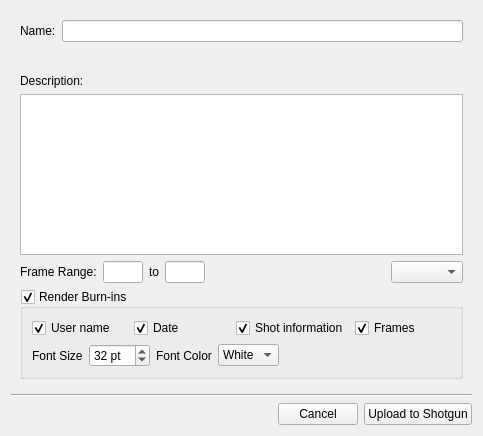
<?xml version="1.0" encoding="UTF-8"?>
<ui version="4.0">
 <class>Dialog</class>
 <widget class="QDialog" name="Dialog">
  <property name="geometry">
   <rect>
    <x>0</x>
    <y>0</y>
    <width>483</width>
    <height>436</height>
   </rect>
  </property>
  <property name="windowTitle">
   <string>Shotgun Publish</string>
  </property>
  <layout class="QGridLayout" name="gridLayout_3">
   <item row="0" column="0">
    <widget class="QStackedWidget" name="stack_widget">
     <property name="currentIndex">
      <number>0</number>
     </property>
     <widget class="QWidget" name="page">
      <layout class="QVBoxLayout" name="verticalLayout">
       <item>
        <layout class="QHBoxLayout" name="horizontalLayout">
         <item>
          <widget class="QLabel" name="version_name_label">
           <property name="text">
            <string>Name:</string>
           </property>
          </widget>
         </item>
         <item>
          <widget class="QLineEdit" name="version_name"/>
         </item>
        </layout>
       </item>
       <item>
        <widget class="ContextWidget" name="context_widget" native="true"/>
       </item>
       <item>
        <widget class="QLabel" name="spacer_label">
         <property name="text">
          <string/>
         </property>
        </widget>
       </item>
       <item>
        <widget class="QLabel" name="description_label">
         <property name="text">
          <string>Description:</string>
         </property>
        </widget>
       </item>
       <item>
        <widget class="QTextEdit" name="description"/>
       </item>
       <item>
        <layout class="QHBoxLayout" name="horizontalLayout_4">
         <item>
          <widget class="QLabel" name="frame_range">
           <property name="text">
            <string>Frame Range:</string>
           </property>
          </widget>
         </item>
         <item>
          <widget class="QLineEdit" name="start_frame">
           <property name="maximumSize">
            <size>
             <width>40</width>
             <height>16777215</height>
            </size>
           </property>
          </widget>
         </item>
         <item>
          <widget class="QLabel" name="frame_range_to">
           <property name="text">
            <string>to</string>
           </property>
          </widget>
         </item>
         <item>
          <widget class="QLineEdit" name="end_frame">
           <property name="maximumSize">
            <size>
             <width>40</width>
             <height>16777215</height>
            </size>
           </property>
          </widget>
         </item>
         <item>
          <spacer name="horizontalSpacer_4">
           <property name="orientation">
            <enum>Qt::Horizontal</enum>
           </property>
           <property name="sizeHint" stdset="0">
            <size>
             <width>40</width>
             <height>20</height>
            </size>
           </property>
          </spacer>
         </item>
         <item>
          <widget class="QComboBox" name="playlists"/>
         </item>
        </layout>
       </item>
       <item>
        <widget class="QGroupBox" name="burnin_groupbox">
         <property name="title">
          <string>Render Burn-ins</string>
         </property>
         <property name="checkable">
          <bool>true</bool>
         </property>
         <layout class="QVBoxLayout" name="verticalLayout_2">
          <item>
           <layout class="QHBoxLayout" name="horizontalLayout_5">
            <item>
             <widget class="QCheckBox" name="username_checkbox">
              <property name="text">
               <string>User name</string>
              </property>
              <property name="checked">
               <bool>true</bool>
              </property>
             </widget>
            </item>
            <item>
             <widget class="QCheckBox" name="date_checkbox">
              <property name="text">
               <string>Date</string>
              </property>
              <property name="checked">
               <bool>true</bool>
              </property>
             </widget>
            </item>
            <item>
             <widget class="QCheckBox" name="shotinfo_checkbox">
              <property name="text">
               <string>Shot information</string>
              </property>
              <property name="checked">
               <bool>true</bool>
              </property>
             </widget>
            </item>
            <item>
             <widget class="QCheckBox" name="frames_checkbox">
              <property name="text">
               <string>Frames</string>
              </property>
              <property name="checked">
               <bool>true</bool>
              </property>
             </widget>
            </item>
           </layout>
          </item>
          <item>
           <layout class="QHBoxLayout" name="horizontalLayout_6">
            <item>
             <widget class="QLabel" name="label">
              <property name="sizePolicy">
               <sizepolicy hsizetype="Maximum" vsizetype="Preferred">
                <horstretch>0</horstretch>
                <verstretch>0</verstretch>
               </sizepolicy>
              </property>
              <property name="text">
               <string>Font Size</string>
              </property>
             </widget>
            </item>
            <item>
             <widget class="QSpinBox" name="fontsize_spinbox">
              <property name="suffix">
               <string> pt</string>
              </property>
              <property name="minimum">
               <number>18</number>
              </property>
              <property name="maximum">
               <number>100</number>
              </property>
              <property name="value">
               <number>32</number>
              </property>
             </widget>
            </item>
            <item>
             <widget class="QLabel" name="label_2">
              <property name="sizePolicy">
               <sizepolicy hsizetype="Maximum" vsizetype="Preferred">
                <horstretch>0</horstretch>
                <verstretch>0</verstretch>
               </sizepolicy>
              </property>
              <property name="text">
               <string>Font Color</string>
              </property>
             </widget>
            </item>
            <item>
             <widget class="QComboBox" name="fontcolor_combobox">
              <item>
               <property name="text">
                <string>White</string>
               </property>
              </item>
              <item>
               <property name="text">
                <string>Black</string>
               </property>
              </item>
             </widget>
            </item>
            <item>
             <spacer name="horizontalSpacer_5">
              <property name="orientation">
               <enum>Qt::Horizontal</enum>
              </property>
              <property name="sizeHint" stdset="0">
               <size>
                <width>40</width>
                <height>20</height>
               </size>
              </property>
             </spacer>
            </item>
           </layout>
          </item>
         </layout>
        </widget>
       </item>
      </layout>
      <zorder>description</zorder>
      <zorder>description_label</zorder>
      <zorder>context_widget</zorder>
      <zorder></zorder>
      <zorder>spacer_label</zorder>
      <zorder>horizontalSpacer_5</zorder>
      <zorder>burnin_groupbox</zorder>
     </widget>
     <widget class="QWidget" name="page_2">
      <layout class="QGridLayout" name="gridLayout">
       <item row="0" column="1">
        <spacer name="verticalSpacer_2">
         <property name="orientation">
          <enum>Qt::Vertical</enum>
         </property>
         <property name="sizeHint" stdset="0">
          <size>
           <width>20</width>
           <height>41</height>
          </size>
         </property>
        </spacer>
       </item>
       <item row="1" column="0">
        <spacer name="horizontalSpacer_2">
         <property name="orientation">
          <enum>Qt::Horizontal</enum>
         </property>
         <property name="sizeHint" stdset="0">
          <size>
           <width>40</width>
           <height>20</height>
          </size>
         </property>
        </spacer>
       </item>
       <item row="1" column="1">
        <layout class="QHBoxLayout" name="horizontalLayout_3">
         <item>
          <widget class="QLabel" name="label_6">
           <property name="minimumSize">
            <size>
             <width>100</width>
             <height>100</height>
            </size>
           </property>
           <property name="maximumSize">
            <size>
             <width>100</width>
             <height>100</height>
            </size>
           </property>
           <property name="text">
            <string/>
           </property>
           <property name="pixmap">
            <pixmap resource="resources.qrc">:/tk_nuke_quickreview/complete.png</pixmap>
           </property>
           <property name="scaledContents">
            <bool>true</bool>
           </property>
          </widget>
         </item>
         <item>
          <layout class="QVBoxLayout" name="verticalLayout_3">
           <item>
            <spacer name="verticalSpacer_3">
             <property name="orientation">
              <enum>Qt::Vertical</enum>
             </property>
             <property name="sizeHint" stdset="0">
              <size>
               <width>20</width>
               <height>40</height>
              </size>
             </property>
            </spacer>
           </item>
           <item>
            <widget class="QLabel" name="label_8">
             <property name="text">
              <string>Version Creation Complete!</string>
             </property>
             <property name="textInteractionFlags">
              <set>Qt::LinksAccessibleByKeyboard|Qt::LinksAccessibleByMouse</set>
             </property>
            </widget>
           </item>
           <item>
            <widget class="QPushButton" name="jump_to_shotgun">
             <property name="text">
              <string>Show in Shotgun</string>
             </property>
            </widget>
           </item>
           <item>
            <widget class="QPushButton" name="jump_to_panel">
             <property name="text">
              <string>Show in Panel</string>
             </property>
            </widget>
           </item>
           <item>
            <spacer name="verticalSpacer_4">
             <property name="orientation">
              <enum>Qt::Vertical</enum>
             </property>
             <property name="sizeHint" stdset="0">
              <size>
               <width>20</width>
               <height>40</height>
              </size>
             </property>
            </spacer>
           </item>
          </layout>
         </item>
        </layout>
       </item>
       <item row="1" column="2">
        <spacer name="horizontalSpacer_3">
         <property name="orientation">
          <enum>Qt::Horizontal</enum>
         </property>
         <property name="sizeHint" stdset="0">
          <size>
           <width>31</width>
           <height>20</height>
          </size>
         </property>
        </spacer>
       </item>
       <item row="2" column="1">
        <spacer name="verticalSpacer">
         <property name="orientation">
          <enum>Qt::Vertical</enum>
         </property>
         <property name="sizeHint" stdset="0">
          <size>
           <width>20</width>
           <height>40</height>
          </size>
         </property>
        </spacer>
       </item>
      </layout>
     </widget>
    </widget>
   </item>
   <item row="1" column="0">
    <widget class="Line" name="line">
     <property name="orientation">
      <enum>Qt::Horizontal</enum>
     </property>
    </widget>
   </item>
   <item row="2" column="0">
    <layout class="QHBoxLayout" name="horizontalLayout_2">
     <item>
      <spacer name="horizontalSpacer">
       <property name="orientation">
        <enum>Qt::Horizontal</enum>
       </property>
       <property name="sizeHint" stdset="0">
        <size>
         <width>148</width>
         <height>20</height>
        </size>
       </property>
      </spacer>
     </item>
     <item>
      <widget class="QPushButton" name="cancel">
       <property name="text">
        <string>Cancel</string>
       </property>
      </widget>
     </item>
     <item>
      <widget class="QPushButton" name="submit">
       <property name="text">
        <string>Upload to Shotgun</string>
       </property>
      </widget>
     </item>
    </layout>
   </item>
  </layout>
 </widget>
 <customwidgets>
  <customwidget>
   <class>ContextWidget</class>
   <extends>QWidget</extends>
   <header>..qtwidgets</header>
   <container>1</container>
  </customwidget>
 </customwidgets>
 <tabstops>
  <tabstop>description</tabstop>
  <tabstop>version_name</tabstop>
  <tabstop>start_frame</tabstop>
  <tabstop>end_frame</tabstop>
  <tabstop>submit</tabstop>
  <tabstop>cancel</tabstop>
  <tabstop>jump_to_panel</tabstop>
 </tabstops>
 <resources>
  <include location="resources.qrc"/>
 </resources>
 <connections/>
</ui>
